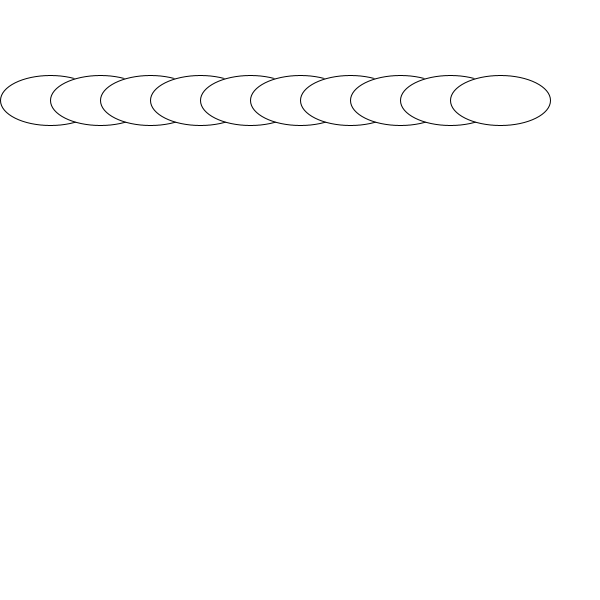
Frame 1 (no input)
Frame 60 (the mouse pressed at the canvas centre just before this capture): identical to frame 1, image omitted
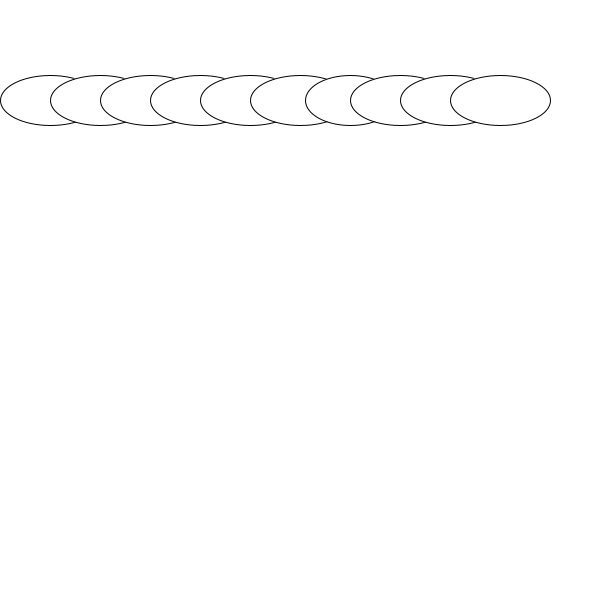
Frame 120 (the mouse held since frame 60 and released just before this capture)

The Processing sketch that drew these frames (run headless with seeded random() and noise(); from frame 60 on, the mouse is pressed at the canvas centre):

// Processing sketch: Arrays
// ── Arrays.pde
//Stores the size of the ellipses
int[] sizes = new int[10];

void setup() {
  size(600, 600);

  //Adding a bunch of values to an array
  for (int i = 0; i<10; i = i + 1) {
    sizes[i] = 100;
  }

}

//When the mouse is pressed, Reduce the size of a random circle
void mousePressed() {
  int randbox = (int) random(0, 10);
  sizes[randbox] = sizes[randbox]-10;
}

void draw() {
  background(255, 255, 255);
  //Display the ellipses in a row
  for (int i = 0; i<10; i = i + 1) {
    ellipse(i*50+50, 100, sizes[i], 50);
  }
}
